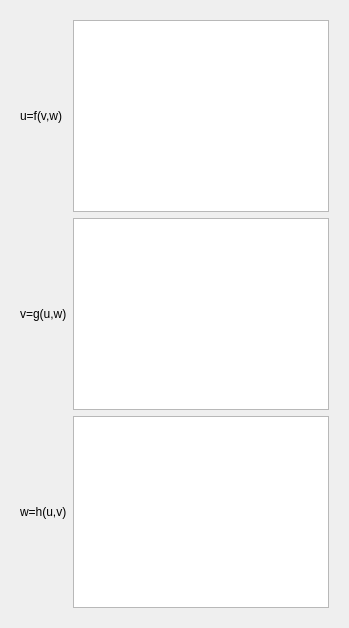
                  <widget class="QWidget" name="tabConstraints">
                   <attribute name="title">
                    <string>Constraints</string>
                   </attribute>
                   <layout class="QVBoxLayout" name="verticalLayout_20">
                    <item>
                     <widget class="QWidget" name="panelExplicitConstraints" native="true">
                      <property name="sizePolicy">
                       <sizepolicy hsizetype="Preferred" vsizetype="Preferred">
                        <horstretch>0</horstretch>
                        <verstretch>0</verstretch>
                       </sizepolicy>
                      </property>
                      <layout class="QGridLayout" name="gridLayout_8">
                       <item row="2" column="0">
                        <widget class="QLabel" name="lblExplV">
                         <property name="text">
                          <string>v=g(u,w)</string>
                         </property>
                        </widget>
                       </item>
                       <item row="1" column="0">
                        <widget class="QLabel" name="lblExplU">
                         <property name="text">
                          <string>u=f(v,w)</string>
                         </property>
                        </widget>
                       </item>
                       <item row="2" column="2">
                        <widget class="QPlainTextEdit" name="lineExplicitV" />
                       </item>
                       <item row="1" column="2">
                        <widget class="QPlainTextEdit" name="lineExplicitU" />
                       </item>
                       <item row="3" column="2">
                        <widget class="QPlainTextEdit" name="lineExplicitW" />
                       </item>
                       <item row="3" column="0">
                        <widget class="QLabel" name="lblExplW">
                         <property name="text">
                          <string>w=h(u,v)</string>
                         </property>
                        </widget>
                       </item>
                      </layout>
                     </widget>
                    </item>
                   </layout>
                  </widget>
